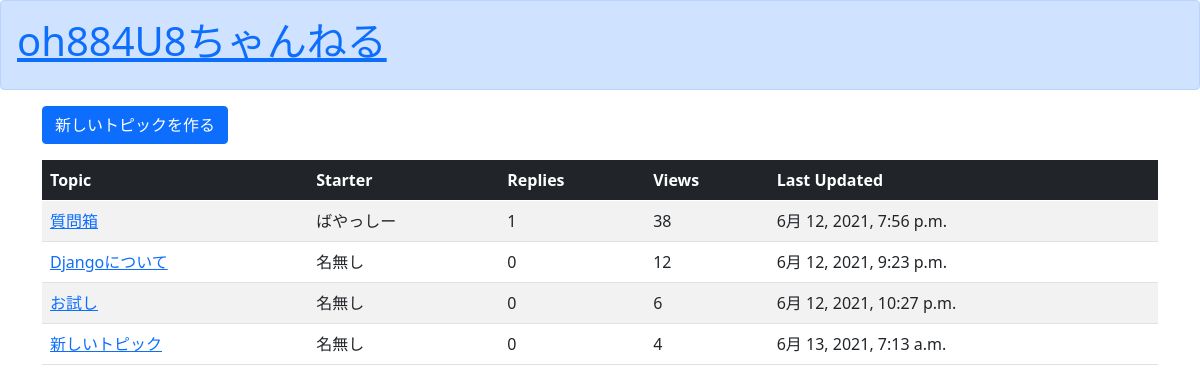
The page /list/ on the database as committed earlier.
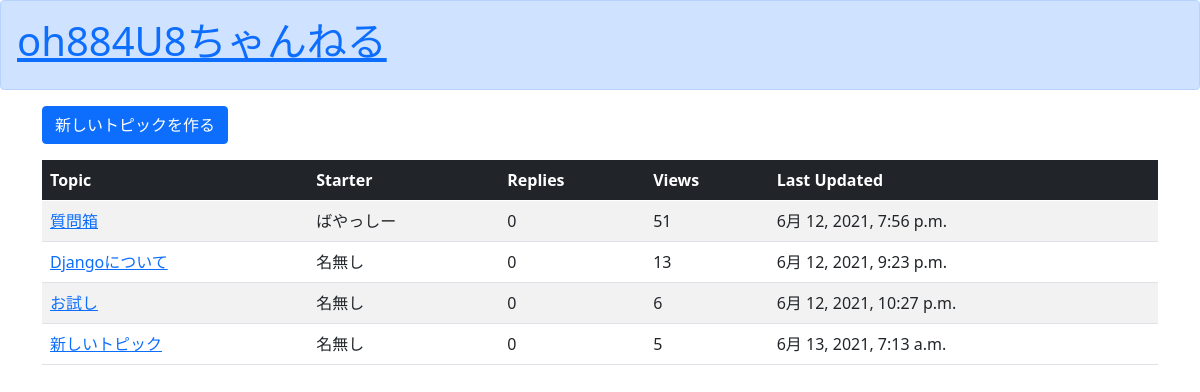
The same page on the database as committed later.
### boardapp/models.py (models this page shows, shortened)
class BoardModel(models.Model):
    topic = models.CharField(max_length=30)
    starter = models.CharField(max_length=10, default="名無し")
    replies = models.PositiveIntegerField(default=0)
    views = models.PositiveIntegerField(default=0)
    last_updated = models.DateTimeField(default=timezone.now)
    description = models.TextField()

### boardapp/views.py (the view)
# urls.py: path('list/', listfunc, name='list'),
def listfunc(request):
    object_list = BoardModel.objects.all()
    return render(request, 'list.html', {'object_list':object_list})

### templates/list.html
{% extends 'base.html' %}
{% block content %}
<div class="container">
  <p><a href="{% url 'topiccreate' %}" class="btn btn-primary" tabindex="-1" role="button" aria-disabled="true">新しいトピックを作る</a></p>
  <table class="table table-striped table-hover">
    <thead class="table-dark">
      <tr>
        <th>Topic</th>
        <th>Starter</th>
        <th>Replies</th>
        <th>Views</th>
        <th>Last Updated</th>
      </tr>
    </thead>
    <tbody>
      {% for item in object_list %}
        <tr>
          <td><a href="{% url 'detail' item.pk %}">{{ item.topic }}</a></td>
          <td>{{ item.starter }}</td>
          <td>{{ item.replies }}</td>
          <td>{{ item.views }}</td>
          <td>{{ item.last_updated }}</td>
        </tr>
      {% endfor %}
    </tbody>
  </table>
</div>
{% endblock content %}

Rows that differ between the two databases and show on the page:
changed BoardModel "質問箱": replies "1" → "0"; views "38" → "51"
changed BoardModel "Djangoについて": views "12" → "13"
changed BoardModel "新しいトピック": views "4" → "5"
